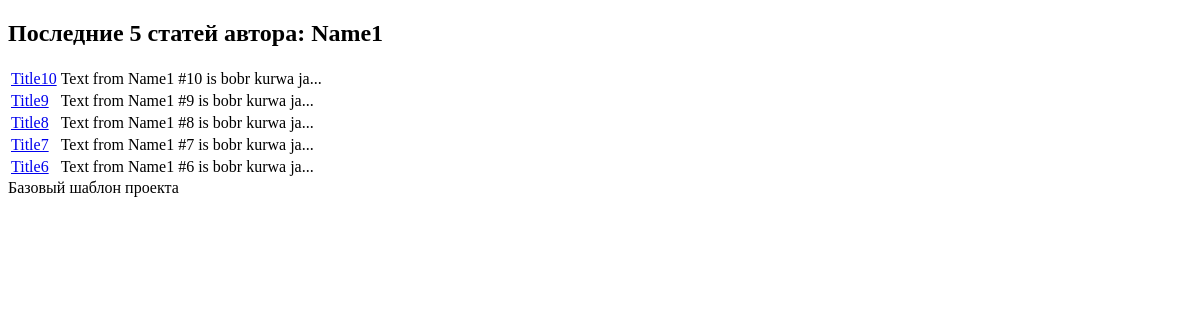
The app's page /prefix/author/1/, older data.
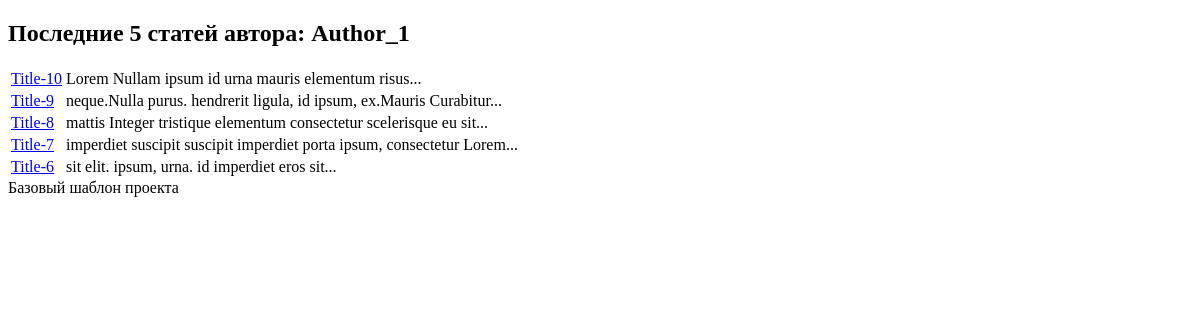
The same page, newer data.
### myapp/models.py (models this page shows, shortened)
class Author(models.Model):
    name = models.CharField(max_length=100)
    email = models.EmailField()

class Post(models.Model):
    title = models.CharField(max_length=100)
    content = models.TextField()
    author = models.ForeignKey(Author, on_delete=models.CASCADE)
    def get_summary(self):
        words = self.content.split()
        return f'{" ".join(words[:8])}...'

### myapp/views.py (the view)
# urls.py: path('author/<int:author_id>/', author_posts, name='author_posts'),
def author_posts(request, author_id):
    author = get_object_or_404(Author, pk=author_id)
    posts = Post.objects.filter(author=author).order_by('-id')[:5]
    return render(request, 'myapp/author_posts.html', {'author': author, 'posts': posts})

### myapp/templates/myapp/author_posts.html (shortened to what this page needs)
{% extends 'base.html' %}
{% block content %}
  <h2>Последние 5 статей автора: {{ author.name }}</h2>
  <table>
    {% for post in posts %}
      <tr>
        <td><a href="{% url 'post_full' post.id %}">{{ post.title }}</a>
        <td>{{ post.get_summary }}</td>
      </tr>
    {% endfor %}
  </table>
{% endblock %}

### templates/base.html (shortened to what this page needs)
<!DOCTYPE html>
<html lang="ru">
<head>
</head>
<body>
  {% block content %}{% endblock %}
<footer>Базовый шаблон проекта</footer>
</body>
</html>

Row changes from the older to the newer data that the page shows:
changed Author: name "Name1" → "Author_1"
changed Post: title "Title10" → "Title-10"; get_summary "Text from Name1 #10 is bobr kurwa ja..." → "Lorem Nullam ipsum id urna mauris elementum risus..."
changed Post: title "Title9" → "Title-9"; get_summary "Text from Name1 #9 is bobr kurwa ja..." → "neque.Nulla purus. hendrerit ligula, id ipsum, ex.Mauris Curabitur..."
changed Post: title "Title8" → "Title-8"; get_summary "Text from Name1 #8 is bobr kurwa ja..." → "mattis Integer tristique elementum consectetur scelerisque eu sit..."
changed Post: title "Title7" → "Title-7"; get_summary "Text from Name1 #7 is bobr kurwa ja..." → "imperdiet suscipit suscipit imperdiet porta ipsum, consectetur Lorem..."
changed Post: title "Title6" → "Title-6"; get_summary "Text from Name1 #6 is bobr kurwa ja..." → "sit elit. ipsum, urna. id imperdiet eros sit..."
